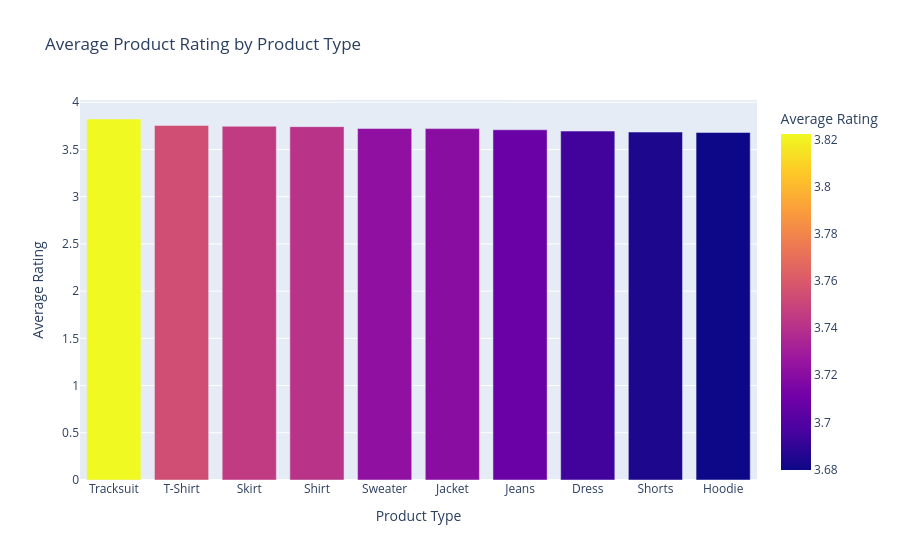

This figure's notebook cell:
### Markdown cell above
### Average Rating by Product Type

### Code cell
product_type_rating = (
    fashion_sales
    .groupby("product_type")["product_rating"]
    .mean()
    .sort_values(ascending=False)
    .reset_index()
)

fig = px.bar(
    product_type_rating,
    x="product_type",
    y="product_rating",
    color="product_rating",
    title="Average Product Rating by Product Type",
    labels={
        "product_type": "Product Type",
        "product_rating": "Average Rating"
    }
)

fig.show()

### Figure 1 — Plotly figure (JSON) as saved in the notebook; plotly's stock layout.template omitted (floating-point values rounded to 4 significant figures)
{"data": [{"hovertemplate": "Product Type=%{x}<br>Average Rating=%{marker.color}<extra></extra>", "legendgroup": "", "marker": {"color": [3.822, 3.754, 3.745, 3.741, 3.722, 3.72, 3.708, 3.694, 3.684, 3.68], "coloraxis": "coloraxis", "pattern": {"shape": ""}}, "name": "", "orientation": "v", "showlegend": false, "textposition": "auto", "type": "bar", "x": ["Tracksuit", "T-Shirt", "Skirt", "Shirt", "Sweater", "Jacket", "Jeans", "Dress", "Shorts", "Hoodie"], "xaxis": "x", "y": [3.822, 3.754, 3.745, 3.741, 3.722, 3.72, 3.708, 3.694, 3.684, 3.68], "yaxis": "y"}], "layout": {"barmode": "relative", "coloraxis": {"colorbar": {"title": {"text": "Average Rating"}}, "colorscale": [[0, "#0d0887"], [0.1111, "#46039f"], [0.2222, "#7201a8"], [0.3333, "#9c179e"], [0.4444, "#bd3786"], [0.5556, "#d8576b"], [0.6667, "#ed7953"], [0.7778, "#fb9f3a"], [0.8889, "#fdca26"], [1, "#f0f921"]]}, "legend": {"tracegroupgap": 0}, "title": {"text": "Average Product Rating by Product Type"}, "xaxis": {"anchor": "y", "domain": [0, 1], "title": {"text": "Product Type"}}, "yaxis": {"anchor": "x", "domain": [0, 1], "title": {"text": "Average Rating"}}}}
